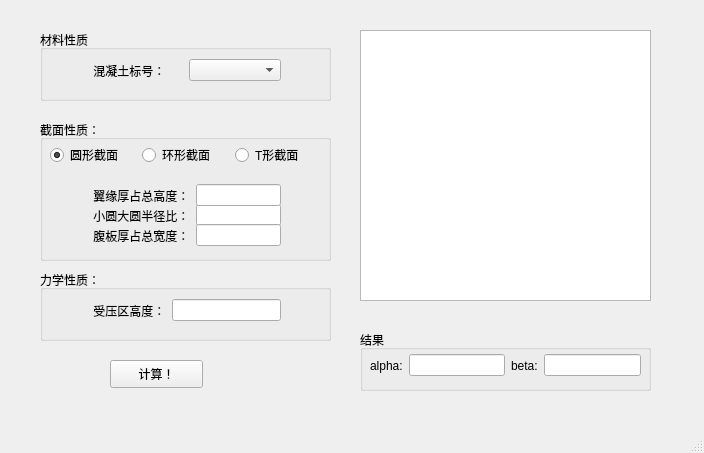
<?xml version="1.0" encoding="UTF-8"?>
<ui version="4.0">
 <class>MainWindow</class>
 <widget class="QMainWindow" name="MainWindow">
  <property name="geometry">
   <rect>
    <x>0</x>
    <y>0</y>
    <width>704</width>
    <height>453</height>
   </rect>
  </property>
  <property name="windowTitle">
   <string>MainWindow</string>
  </property>
  <widget class="QWidget" name="centralwidget">
   <widget class="QGroupBox" name="groupBox">
    <property name="geometry">
     <rect>
      <x>40</x>
      <y>30</y>
      <width>291</width>
      <height>71</height>
     </rect>
    </property>
    <property name="title">
     <string>材料性质</string>
    </property>
    <widget class="QWidget" name="horizontalLayoutWidget">
     <property name="geometry">
      <rect>
       <x>50</x>
       <y>20</y>
       <width>191</width>
       <height>41</height>
      </rect>
     </property>
     <layout class="QHBoxLayout" name="horizontalLayout">
      <item>
       <widget class="QLabel" name="label">
        <property name="text">
         <string> 混凝土标号：</string>
        </property>
       </widget>
      </item>
      <item>
       <widget class="QComboBox" name="comboBox"/>
      </item>
     </layout>
    </widget>
   </widget>
   <widget class="QGroupBox" name="groupBox_2">
    <property name="geometry">
     <rect>
      <x>40</x>
      <y>120</y>
      <width>291</width>
      <height>141</height>
     </rect>
    </property>
    <property name="title">
     <string>截面性质：</string>
    </property>
    <widget class="QWidget" name="horizontalLayoutWidget_5">
     <property name="geometry">
      <rect>
       <x>10</x>
       <y>20</y>
       <width>271</width>
       <height>31</height>
      </rect>
     </property>
     <layout class="QHBoxLayout" name="horizontalLayout_5">
      <item>
       <widget class="QRadioButton" name="radioButton">
        <property name="text">
         <string>圆形截面</string>
        </property>
        <property name="checked">
         <bool>true</bool>
        </property>
       </widget>
      </item>
      <item>
       <widget class="QRadioButton" name="radioButton_2">
        <property name="text">
         <string>环形截面</string>
        </property>
       </widget>
      </item>
      <item>
       <widget class="QRadioButton" name="radioButton_3">
        <property name="text">
         <string>T形截面</string>
        </property>
       </widget>
      </item>
     </layout>
    </widget>
    <widget class="QWidget" name="horizontalLayoutWidget_2">
     <property name="geometry">
      <rect>
       <x>50</x>
       <y>80</y>
       <width>191</width>
       <height>31</height>
      </rect>
     </property>
     <layout class="QHBoxLayout" name="horizontalLayout_2">
      <item>
       <widget class="QLabel" name="label_2">
        <property name="text">
         <string> 小圆大圆半径比：</string>
        </property>
       </widget>
      </item>
      <item>
       <widget class="QLineEdit" name="lineEdit"/>
      </item>
     </layout>
    </widget>
    <widget class="QWidget" name="horizontalLayoutWidget_6">
     <property name="geometry">
      <rect>
       <x>50</x>
       <y>100</y>
       <width>191</width>
       <height>31</height>
      </rect>
     </property>
     <layout class="QHBoxLayout" name="horizontalLayout_6">
      <item>
       <widget class="QLabel" name="label_6">
        <property name="text">
         <string> 腹板厚占总宽度：</string>
        </property>
       </widget>
      </item>
      <item>
       <widget class="QLineEdit" name="lineEdit_5"/>
      </item>
     </layout>
    </widget>
    <widget class="QWidget" name="horizontalLayoutWidget_7">
     <property name="geometry">
      <rect>
       <x>50</x>
       <y>60</y>
       <width>191</width>
       <height>31</height>
      </rect>
     </property>
     <layout class="QHBoxLayout" name="horizontalLayout_7">
      <item>
       <widget class="QLabel" name="label_7">
        <property name="text">
         <string> 翼缘厚占总高度：</string>
        </property>
       </widget>
      </item>
      <item>
       <widget class="QLineEdit" name="lineEdit_6"/>
      </item>
     </layout>
    </widget>
   </widget>
   <widget class="QGroupBox" name="groupBox_3">
    <property name="geometry">
     <rect>
      <x>40</x>
      <y>270</y>
      <width>291</width>
      <height>71</height>
     </rect>
    </property>
    <property name="title">
     <string>力学性质：</string>
    </property>
    <widget class="QWidget" name="horizontalLayoutWidget_3">
     <property name="geometry">
      <rect>
       <x>50</x>
       <y>20</y>
       <width>191</width>
       <height>41</height>
      </rect>
     </property>
     <layout class="QHBoxLayout" name="horizontalLayout_3">
      <item>
       <widget class="QLabel" name="label_3">
        <property name="text">
         <string> 受压区高度：</string>
        </property>
       </widget>
      </item>
      <item>
       <widget class="QLineEdit" name="lineEdit_2"/>
      </item>
     </layout>
    </widget>
   </widget>
   <widget class="QPushButton" name="pushButton">
    <property name="geometry">
     <rect>
      <x>110</x>
      <y>360</y>
      <width>93</width>
      <height>28</height>
     </rect>
    </property>
    <property name="text">
     <string>计算！</string>
    </property>
   </widget>
   <widget class="QGroupBox" name="groupBox_4">
    <property name="geometry">
     <rect>
      <x>360</x>
      <y>330</y>
      <width>291</width>
      <height>61</height>
     </rect>
    </property>
    <property name="title">
     <string>结果</string>
    </property>
    <widget class="QWidget" name="horizontalLayoutWidget_4">
     <property name="geometry">
      <rect>
       <x>10</x>
       <y>20</y>
       <width>271</width>
       <height>31</height>
      </rect>
     </property>
     <layout class="QHBoxLayout" name="horizontalLayout_4">
      <item>
       <widget class="QLabel" name="label_4">
        <property name="text">
         <string>alpha:</string>
        </property>
       </widget>
      </item>
      <item>
       <widget class="QLineEdit" name="lineEdit_3">
        <property name="readOnly">
         <bool>true</bool>
        </property>
       </widget>
      </item>
      <item>
       <widget class="QLabel" name="label_5">
        <property name="text">
         <string>beta:</string>
        </property>
       </widget>
      </item>
      <item>
       <widget class="QLineEdit" name="lineEdit_4">
        <property name="readOnly">
         <bool>true</bool>
        </property>
       </widget>
      </item>
     </layout>
    </widget>
   </widget>
   <widget class="QGraphicsView" name="graphicsView">
    <property name="geometry">
     <rect>
      <x>360</x>
      <y>30</y>
      <width>291</width>
      <height>271</height>
     </rect>
    </property>
   </widget>
  </widget>
  <widget class="QMenuBar" name="menubar">
   <property name="geometry">
    <rect>
     <x>0</x>
     <y>0</y>
     <width>704</width>
     <height>23</height>
    </rect>
   </property>
  </widget>
  <widget class="QStatusBar" name="statusbar"/>
 </widget>
 <resources/>
 <connections/>
</ui>
